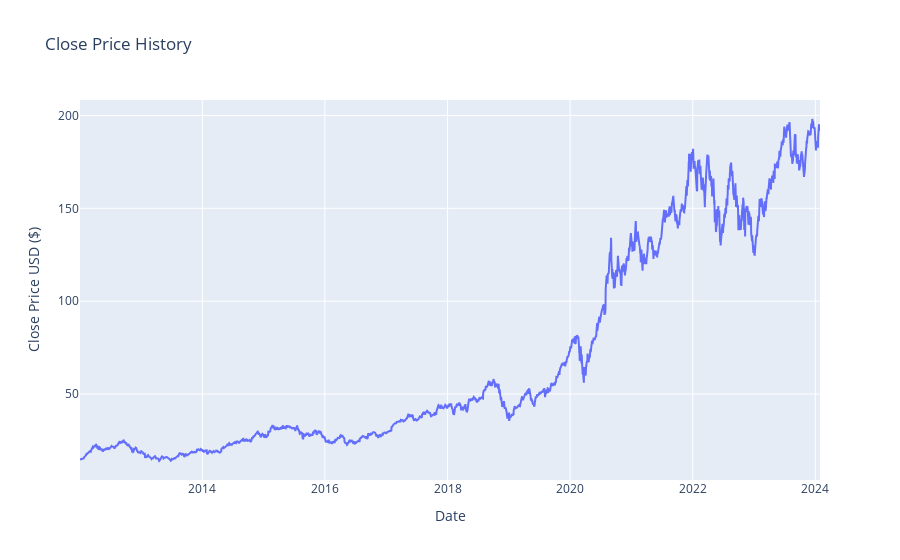

The notebook cell this image was saved under:
### Code cell
import plotly.graph_objs as go

# Create a trace for the close price data
trace_close = go.Scatter(x=df.index, y=df['Close'], mode='lines', name='Close Price')

# Create layout for the plot
layout = go.Layout(
    title='Close Price History',
    xaxis=dict(title='Date'),
    yaxis=dict(title='Close Price USD ($)'),
    hovermode='x'  # Set hover mode to show information on closest data point
)

# Combine trace and layout into a figure
fig = go.Figure(data=[trace_close], layout=layout)

# Show the interactive plot
fig.show()

### Figure 1 — Plotly figure (JSON) as saved in the notebook; plotly's stock layout.template omitted (floating-point values rounded to 4 significant figures; data arrays with more than 128 entries replaced by an {"elided": "..."} marker saying what was removed)
{"data": [{"mode": "lines", "name": "Close Price", "type": "scatter", "x": {"elided": "3037 str values"}, "y": {"elided": "3037 float values"}}], "layout": {"hovermode": "x", "title": {"text": "Close Price History"}, "xaxis": {"title": {"text": "Date"}}, "yaxis": {"title": {"text": "Close Price USD ($)"}}}}
